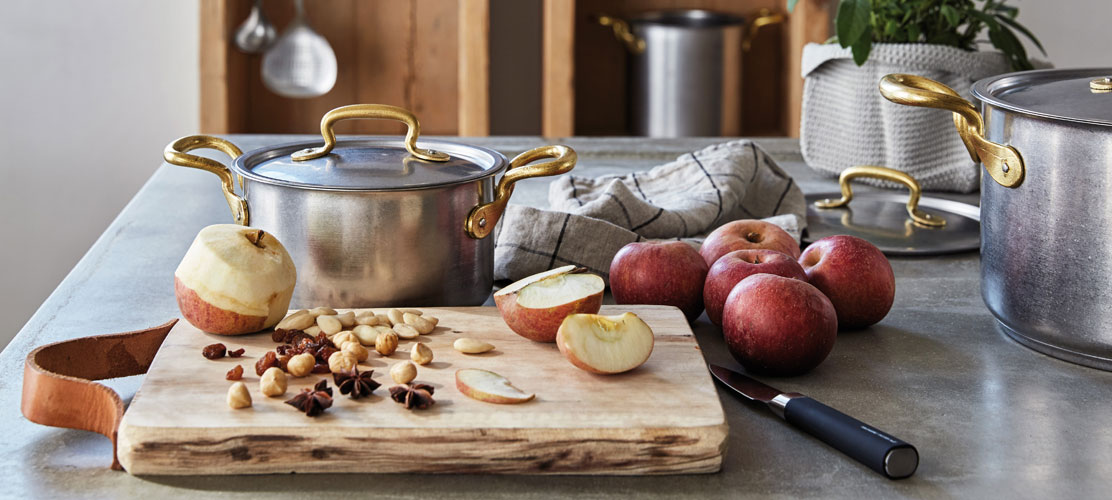
#> input picture filtri/Foto/mela vintage.jpg, 1112 x 500 px
$ python stileRetro.py
#> lines starting #> are read from the running program, lines starting #| are printed output that depends on the picture
import cv2
import numpy as np
from PIL import Image
from matplotlib import pyplot as plt
from random import randint

input = cv2.imread('Foto/mela vintage.jpg')
#> input is the input picture: shape (500, 1112, 3); mean B, G, R 116.4, 125.2, 139.4
rows, cols = input.shape[:2]
#> rows = 500; cols = 1112


borderType = cv2.BORDER_REFLECT_101
#cv2.namedWindow(window_name, cv2.WINDOW_AUTOSIZE)
border = 20
bottom = 200
#value = [randint(0, 255), randint(0, 255), randint(0, 255)]
dst = cv2.copyMakeBorder(input, border, bottom, border, border, borderType)
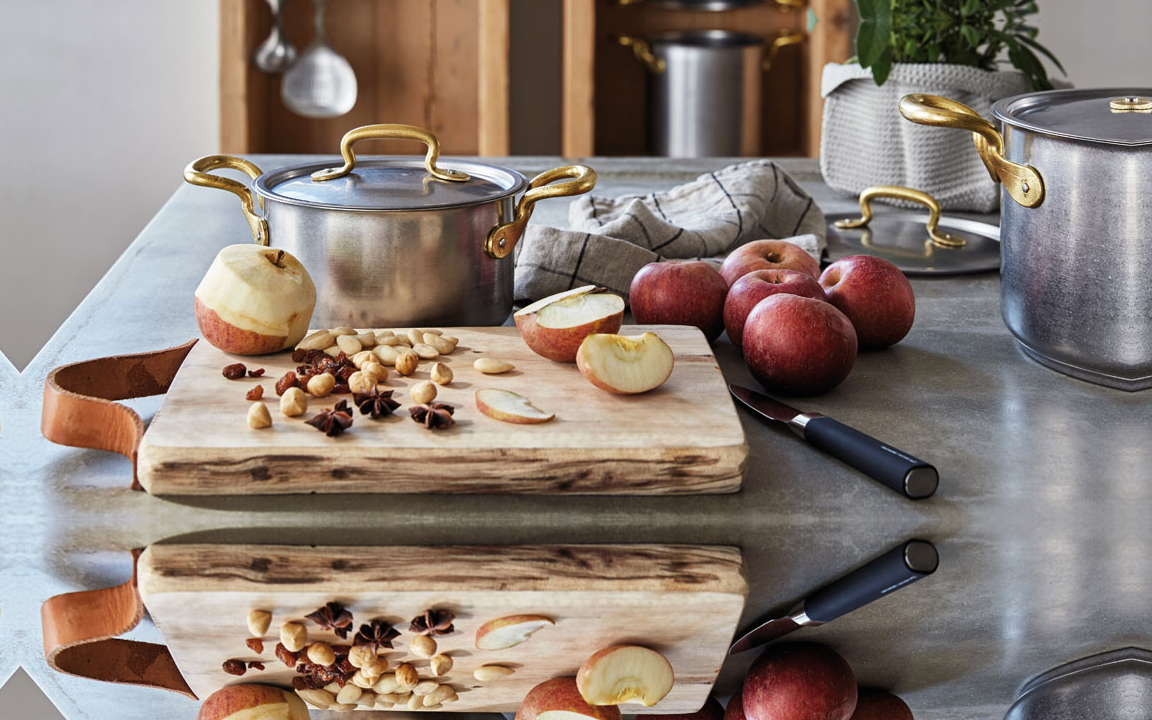
#> dst: shape (720, 1152, 3); mean B, G, R 116, 125.3, 139.6

vintage_im = np.copy(dst)

cv2.imshow('retro', vintage_im)
cv2.waitKey(0)
cv2.destroyAllWindows()

$ run again, with filtri/Foto/JukeBox.jpg copied over filtri/Foto/mela vintage.jpg
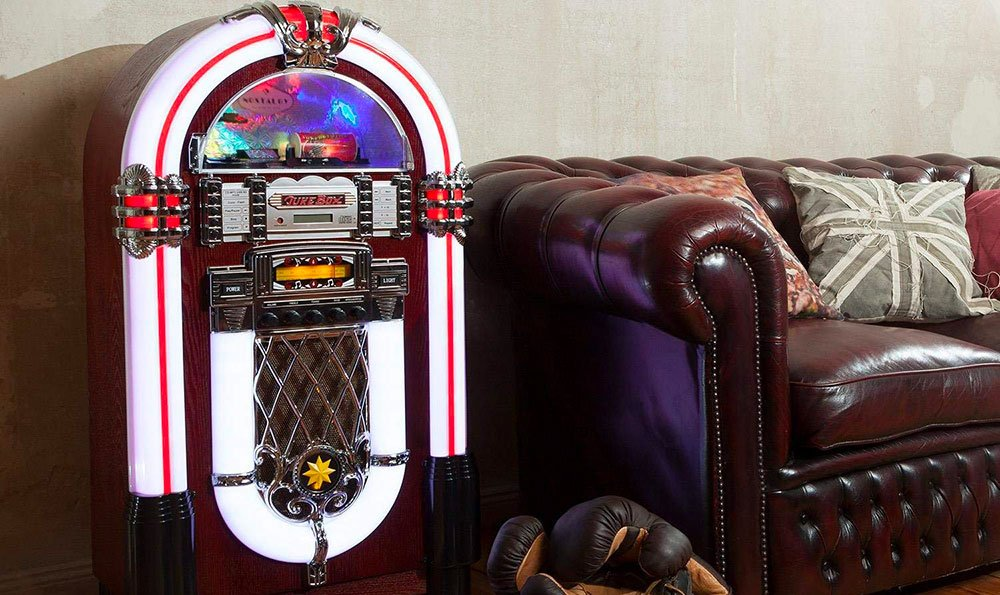
#> input picture filtri/Foto/JukeBox.jpg, 1000 x 595 px
#> input is the input picture: shape (595, 1000, 3); mean B, G, R 92.6, 93.5, 112.3
#> `dst = cv2.copyMakeBorder(input, border, bottom, border, border, border..`:
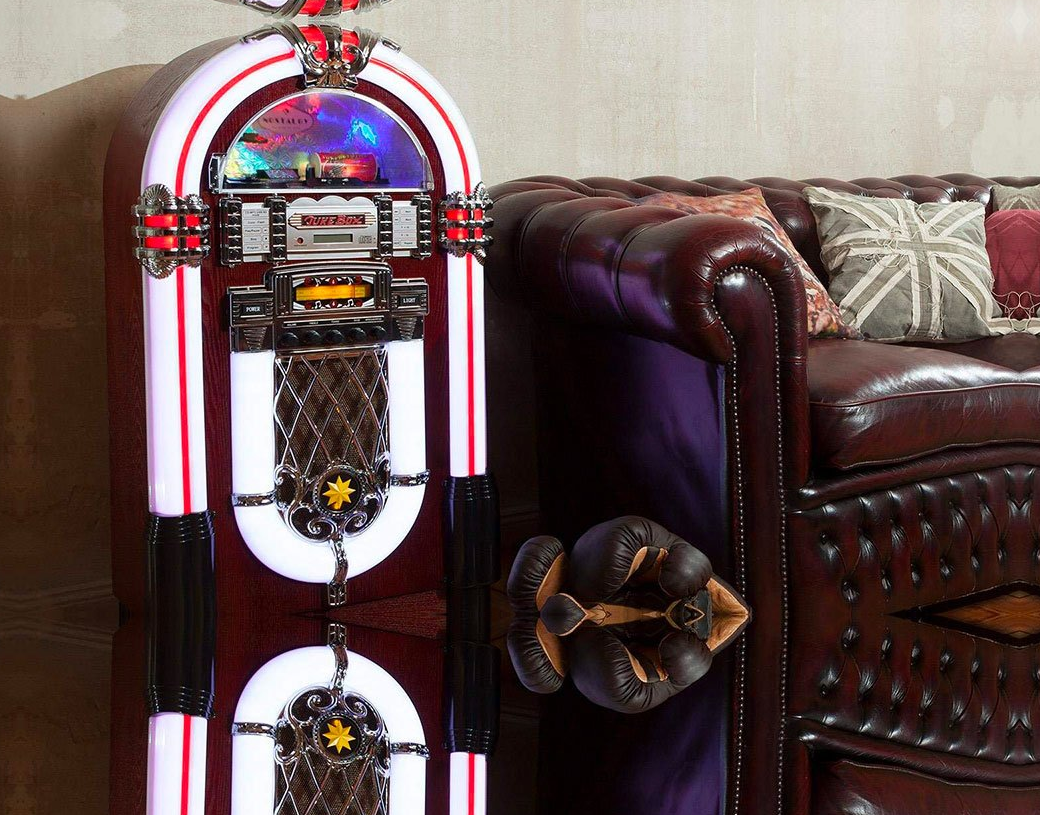
#> dst: shape (815, 1040, 3); mean B, G, R 82.8, 83.9, 102.7

$ run again, with filtri/Foto/cesso.jpg copied over filtri/Foto/mela vintage.jpg
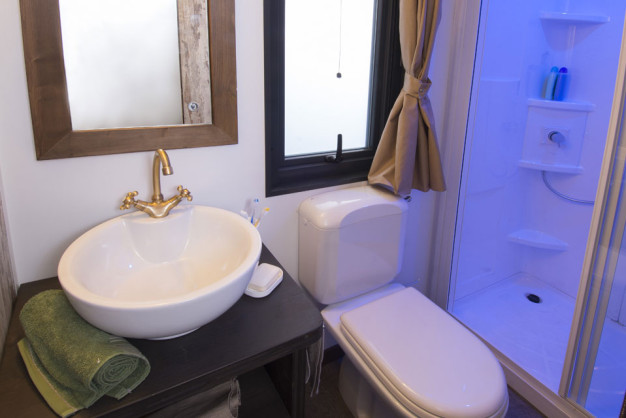
#> input picture filtri/Foto/cesso.jpg, 626 x 418 px
#> input is the input picture: shape (418, 626, 3); mean B, G, R 158.7, 131.2, 138
#> `dst = cv2.copyMakeBorder(input, border, bottom, border, border, border..`:
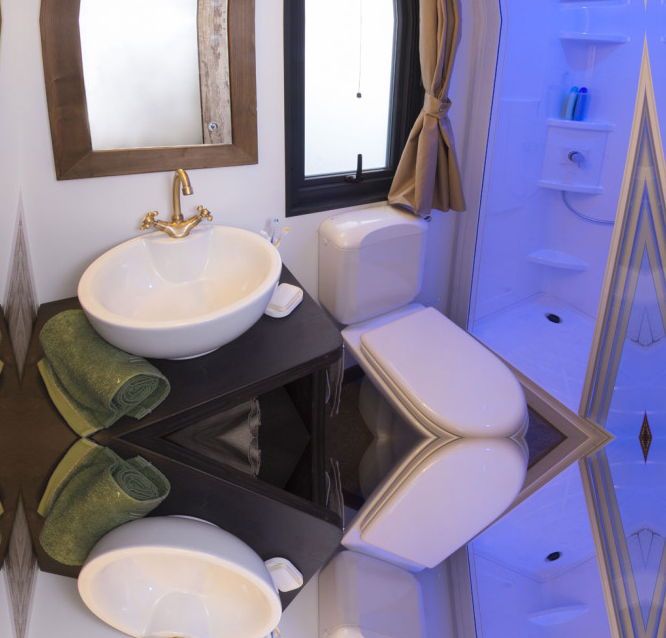
#> dst: shape (638, 666, 3); mean B, G, R 153.6, 126.2, 133.2

$ run again, with filtri/Foto/colazione.jpg copied over filtri/Foto/mela vintage.jpg
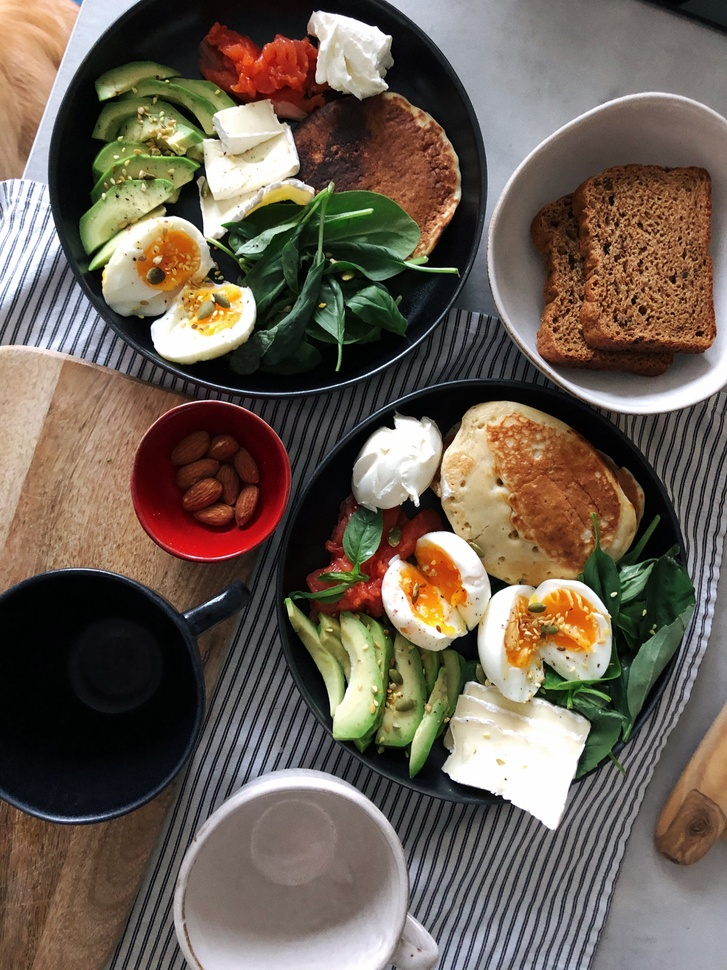
#> input picture filtri/Foto/colazione.jpg, 727 x 970 px, shrunk from 3024 x 4032 before the run
#> input is the input picture: shape (970, 727, 3); mean B, G, R 84.3, 96.4, 108.7
#> `dst = cv2.copyMakeBorder(input, border, bottom, border, border, border..`:
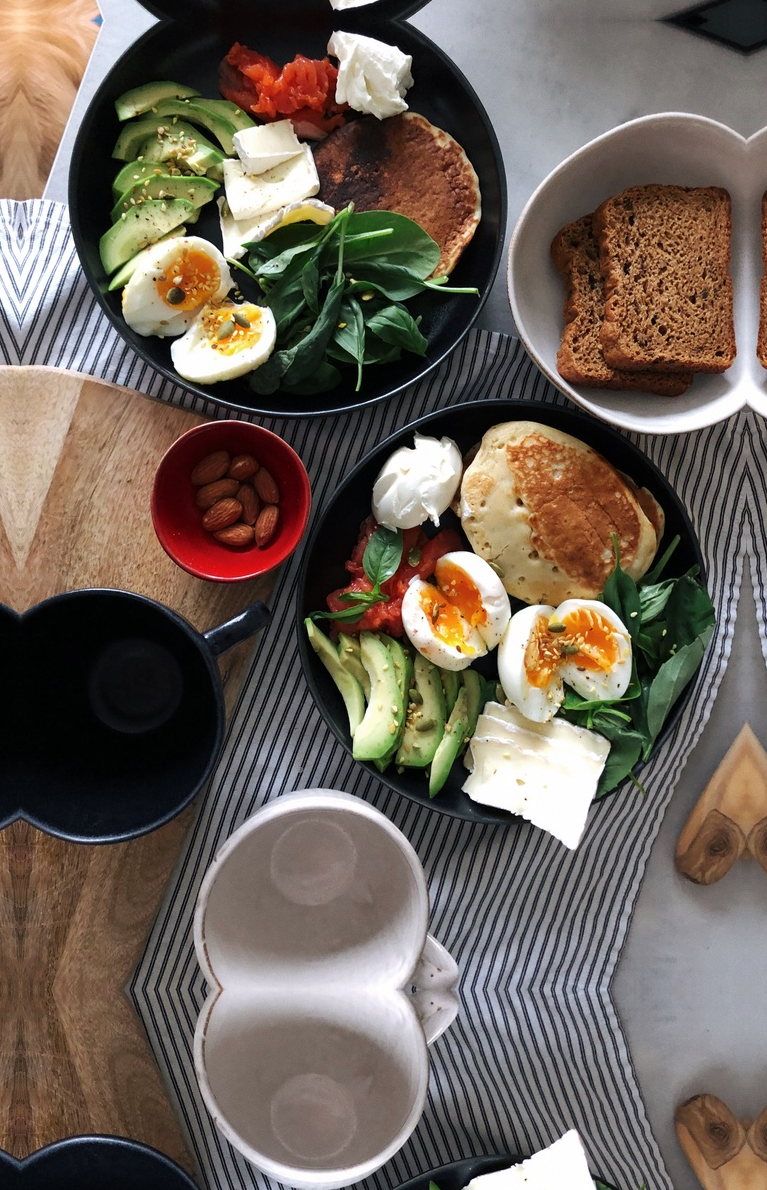
#> dst: shape (1190, 767, 3); mean B, G, R 88.9, 99.1, 110.8
